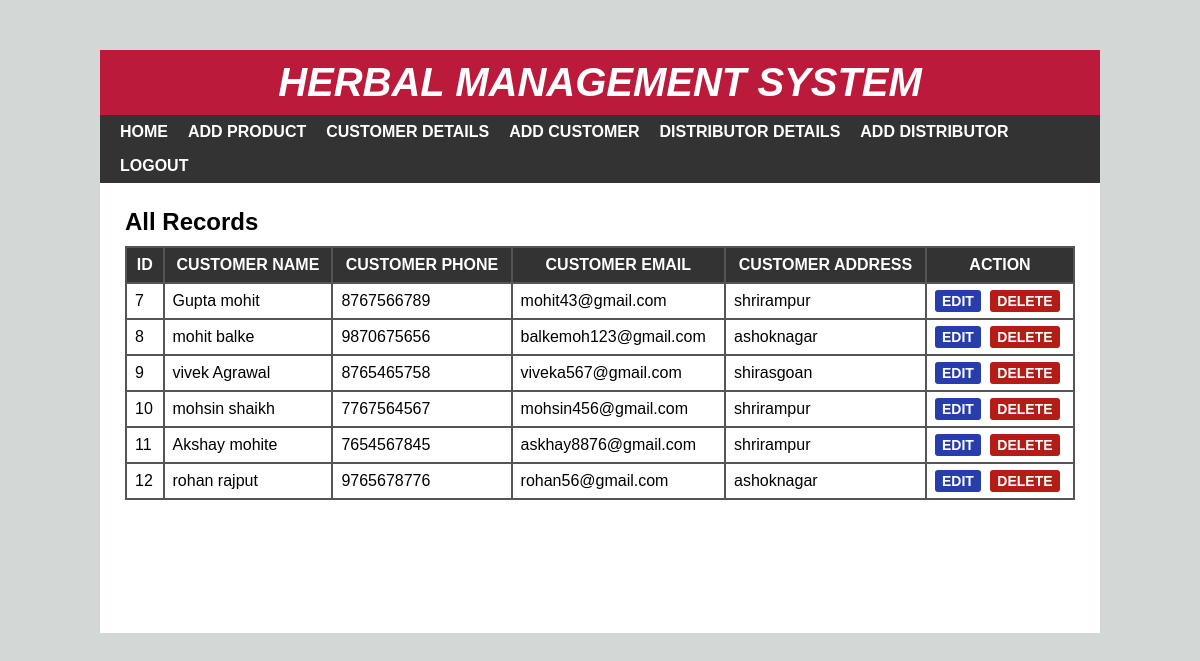
/details.php, run on the app's committed database.
### tables this page shows
CREATE TABLE `custdetail` (
  `id` int(100) NOT NULL,
  `cname` varchar(255) NOT NULL,
  `cphone` varchar(255) NOT NULL,
  `cemail` varchar(255) NOT NULL,
  `caddress` varchar(255) NOT NULL
);

### details.php (the view, shortened to what this page needs)
<?php
include 'header.php';
?>
<div id="main-content">
    <h2>All Records</h2>
   <?php
    include 'config.php';
    $sql = "SELECT * FROM custdetail";
    $result = mysqli_query($conn, $sql) or die("Query Unsuccessful.");
    if(mysqli_num_rows($result) > 0)  {
  ?>
    <table cellpadding="8px">
        <thead>
        <th>Id</th>
        <th>customer name</th>
        <th>customer phone</th>
        <th>customer email</th>
        <th>customer address</th>
        <th>Action</th>
        </thead>
        <tbody>
          <?php
            while($row = mysqli_fetch_assoc($result)){
          ?>
            <tr>
                <td><?php echo $row['id']; ?></td>
                <td><?php echo $row['cname']; ?></td>
                <td><?php echo $row['cphone']; ?></td>
                <td><?php echo $row['cemail']; ?></td>
                <td><?php echo $row['caddress']; ?></td>
                <td>
                    <a href='cedit.php?id=<?php echo $row['id']; ?>'>Edit</a>
                    <a href='cdelete-inline.php?id=<?php echo $row['id']; ?>'>Delete</a>
                </td>
            </tr>
          <?php } ?>
        </tbody>
    </table>
  <?php }else{
    echo "<h2>No Record Found</h2>";
  }
  ?>
</div>
</div>
</body>
</html>

### css/style.css (style rules this page uses)
body { font:16px arial; margin: 0; padding: 0; background: #d1d1d1; }
#main-content { padding: 25px; min-height: 400px; }
#main-content h2 { margin: 0 0 10px; text-transform: capitalize; }
#main-content table { width: 100%; background-color: #555; margin: 0 0 20px; }
#main-content table th { color: #fff; background-color: #333; text-transform: uppercase; }
#main-content table th:last-child { width: 130px; }
#main-content table td { background-color: #fff; }
#main-content table td a { font-size: 14px; font-weight: 600; text-transform: uppercase; padding: 3px 7px; color: #fff; background-color: #273dab; text-decoration: none; border-radius: 3px; }
#main-content table td a:nth-child(2) { background-color: #b31d15; margin: 0 0 0 5px; }
body { background: rgb(211, 216, 215); }

### data on the page
custdetail: id "7", cname "Gupta mohit", cphone "8767566789", cemail "mohit43@gmail.com", caddress "shrirampur"
custdetail: id "8", cname "mohit balke", cphone "9870675656", cemail "balkemoh123@gmail.com", caddress "ashoknagar"
custdetail: id "9", cname "vivek Agrawal", cphone "8765465758", cemail "viveka567@gmail.com", caddress "shirasgoan"
custdetail: id "10", cname "mohsin shaikh", cphone "7767564567", cemail "mohsin456@gmail.com", caddress "shrirampur"
custdetail: id "11", cname "Akshay mohite", cphone "7654567845", cemail "askhay8876@gmail.com", caddress "shrirampur"
custdetail: id "12", cname "rohan rajput", cphone "9765678776", cemail "rohan56@gmail.com", caddress "ashoknagar"
